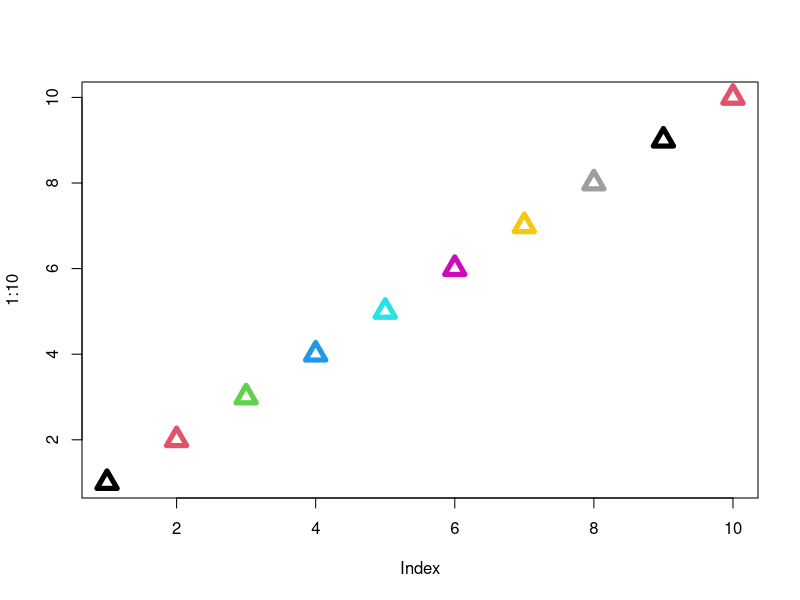

Here is the R script that generated this plot:
# test GitHub

# load in libraries
library(data.table)

# do some calc
a = 1
b = 2
a + b

# create some other files
pdf("test figure 1.pdf")
  plot(1:10, pch = 2, col = 1:10, cex = 2, lwd=5)
dev.off()

# create a test file
testData <- data.table(matrix(1:100, 10, 10))
fwrite(testData, file = "test file 1.txt")
fwrite(testData, file = "test file 2.csv")
fwrite(testData, file = "test file 3.gz")

# first change to something
c = 1

# second change to something
d = 1

# third change to something
e = 1
